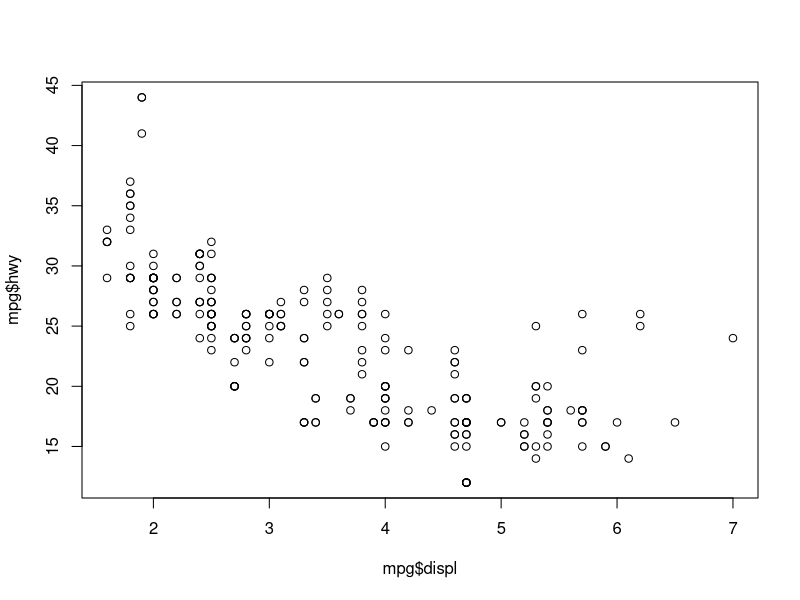
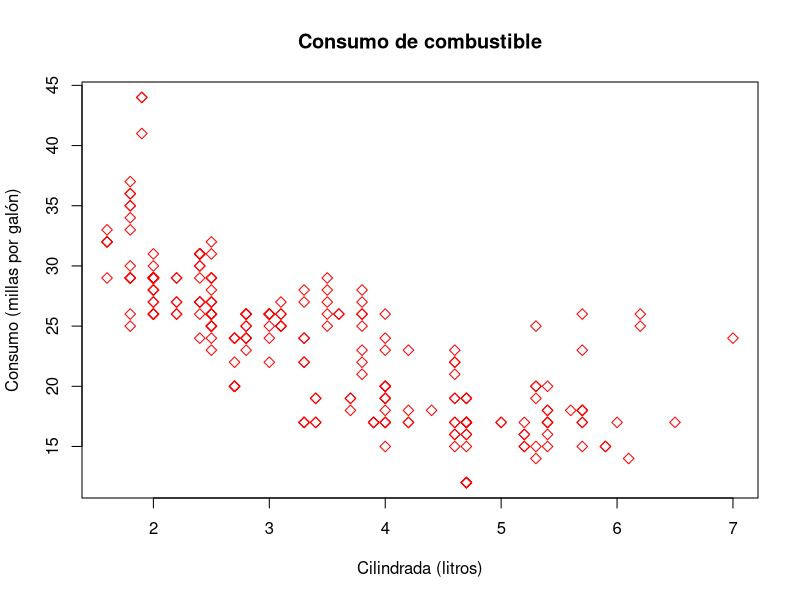
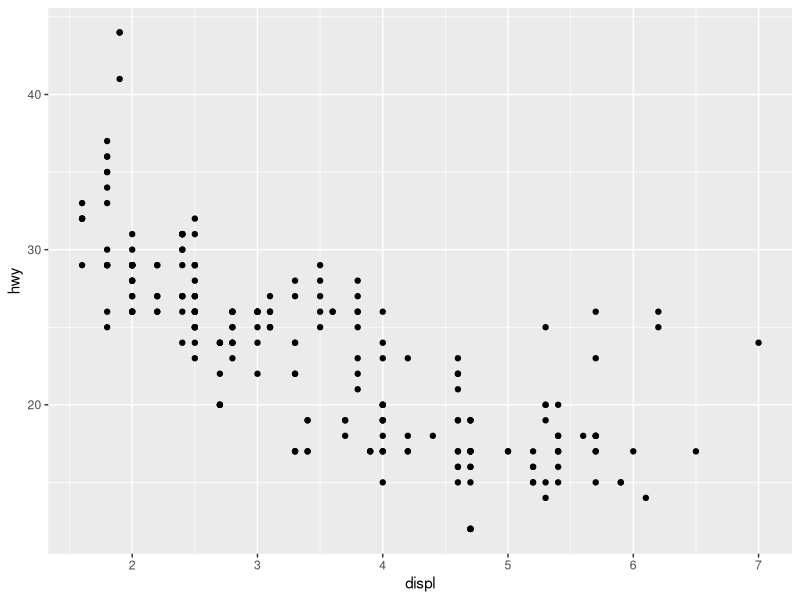
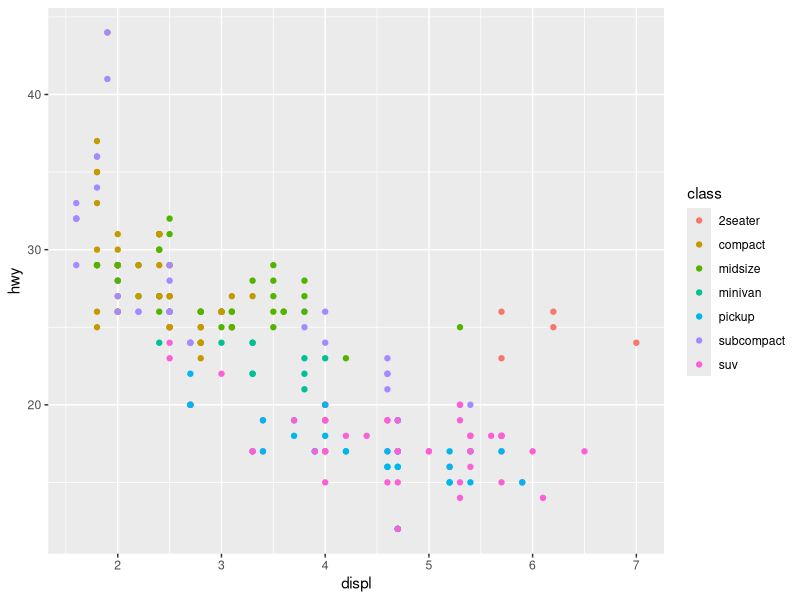
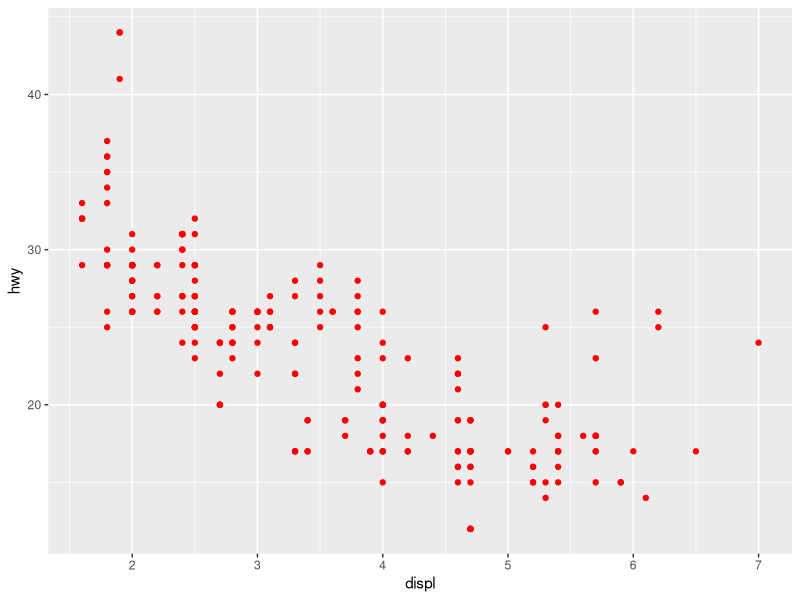
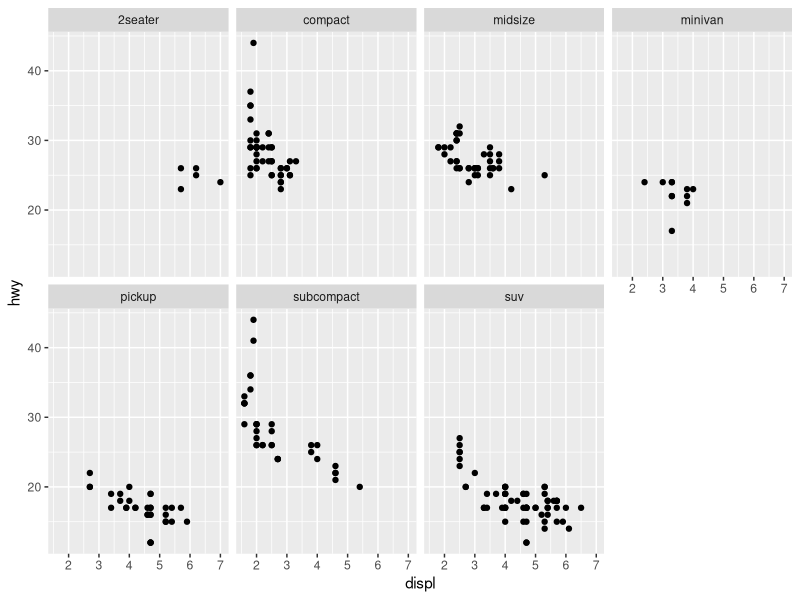
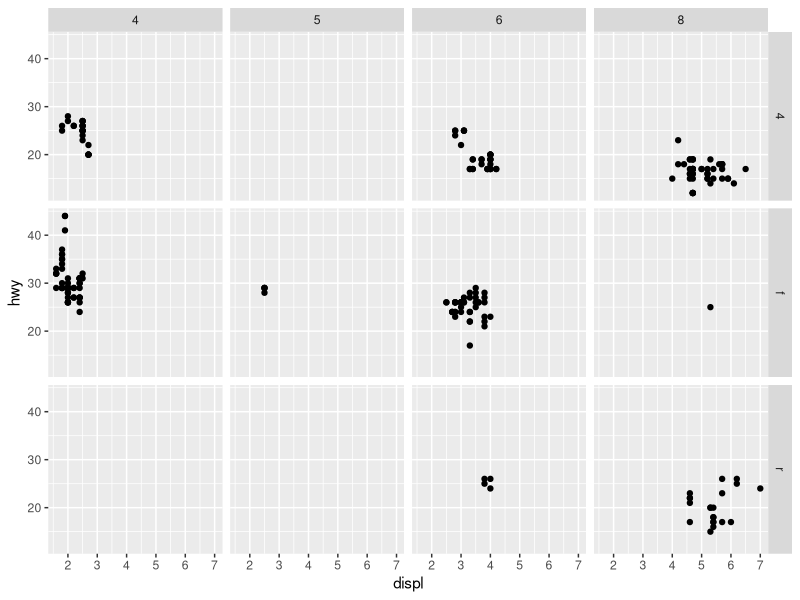
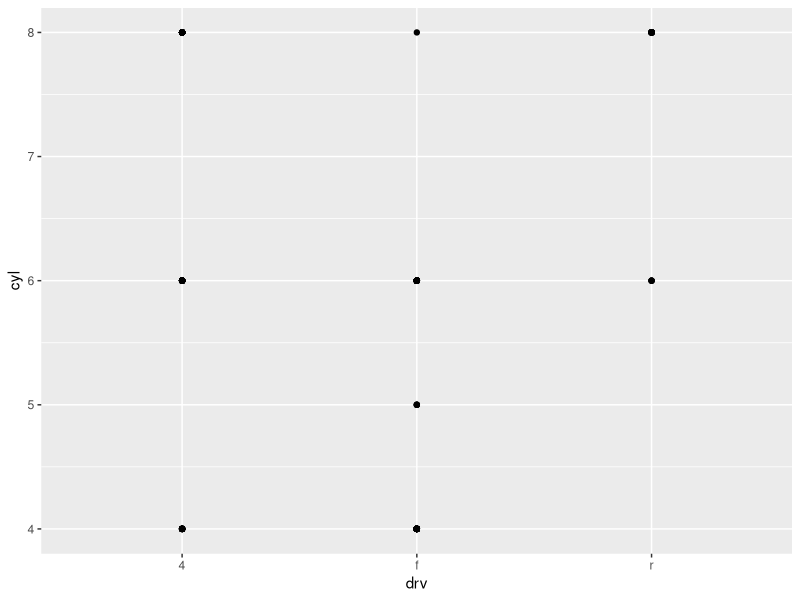

Write the R code that produced these figures, in order.
## ---- chunk 1
library(tidyverse)
## ---- chunk 2
mpg
## ---- chunk 3
head(diamonds, n = 10)
## ---- chunk 4
plot(mpg$displ, mpg$hwy)
## ---- chunk 5
plot(mpg$displ, mpg$hwy,
     main = "Consumo de combustible",
     xlab = "Cilindrada (litros)",
     ylab = "Consumo (millas por galón)", 
     pch = 5,
     col = "red")
## ---- chunk 6
ggplot(data = mpg) + 
  geom_point(mapping = aes(x = displ, y = hwy))
## ---- chunk 7
ggplot(data = mpg) + 
  geom_point(mapping = aes(x = displ, y = hwy, color = class))
## ---- chunk 8
ggplot(data = mpg) + 
  geom_point(mapping = aes(x = displ, y = hwy), color = "red")
## ---- chunk 9
ggplot(data = mpg) + 
  geom_point(mapping = aes(x = displ, y = hwy)) + 
  facet_wrap(~ class, nrow = 2)
## ---- chunk 10
ggplot(data = mpg) + 
  geom_point(mapping = aes(x = displ, y = hwy)) + 
  facet_grid(drv ~ cyl)
## ---- chunk 11
ggplot(data = mpg) + 
  geom_point(mapping = aes(x = drv, y = cyl)) 
## ---- chunk 12
ggplot(data = mpg) + 
  geom_point(mapping = aes(x = displ, y = hwy)) +
  facet_grid(drv ~ .)

ggplot(data = mpg) + 
  geom_point(mapping = aes(x = displ, y = hwy)) +
  facet_grid(. ~ cyl)
## ---- chunk 13
ggplot(data = mpg) + 
  geom_line(mapping = aes(x = displ, y = hwy))
## ---- chunk 14
ggplot(data = mpg) + 
  geom_point(mapping = aes(x = displ, y = hwy, colour = class), alpha = 0.4, size = 3)  +
  geom_smooth(mapping = aes(x = displ, y = hwy)) +
  xlab('Cilindrada (litros)') +
  ylab('Consumo (millas por galón)') +
  theme_light()
## ---- chunk 15
ggplot(data = mpg) + 
  geom_smooth(mapping = aes(x = displ, y = hwy, linetype = drv))
## ---- chunk 16
# suavizar de acuerdo a los niveles de 'drv'
# agrupa, pero no diferencia con colores o tipos de línea
ggplot(data = mpg) +
  geom_smooth(mapping = aes(x = displ, y = hwy, group = drv))

# suavizar de acuerdo a los niveles de 'drv'
# agrupa y diferencia con colores
ggplot(data = mpg) +
  geom_smooth(
    mapping = aes(x = displ, y = hwy, color = drv),
    show.legend = FALSE
  )
## ---- chunk 17
ggplot(data = mpg) + 
  geom_point(mapping = aes(x = displ, y = hwy, color = class)) + 
  geom_smooth(data = filter(mpg, class == "suv"), 
              mapping = aes(x = displ, y = hwy, color = class), 
              se = FALSE)
## ---- chunk 18
ggplot(mpg, aes(x = displ, y = hwy)) +
  geom_point() +
  geom_smooth(se = FALSE, )

ggplot(mpg, aes(x = displ, y = hwy)) +
  geom_smooth(mapping = aes(group = drv), se = FALSE) +
  geom_point()

ggplot(mpg, aes(x = displ, y = hwy, colour = drv)) +
  geom_point() +
  geom_smooth(se = FALSE)

ggplot(mpg, aes(x = displ, y = hwy)) +
  geom_point(aes(colour = drv)) +
  geom_smooth(se = FALSE)

ggplot(mpg, aes(x = displ, y = hwy)) +
  geom_point(aes(colour = drv)) +
  geom_smooth(aes(linetype = drv), se = FALSE)

ggplot(mpg, aes(x = displ, y = hwy)) +
  geom_point(size = 4, color = "white") +
  geom_point(aes(colour = drv))

ggplot(mpg, aes(x = displ, y = hwy)) +
  geom_point(aes(fill = drv), 
             shape = 21, 
             colour = "white",  
             size = 2, 
             stroke = 3)
## ---- chunk 19
# geom_bar tiene a stat_count como el "stat" por defecto: 
ggplot(data = diamonds) + 
  geom_bar(mapping = aes(x = cut))

# stat_count tiene a geom_bar como el "geom" por defecto:
ggplot(data = diamonds) + 
  stat_count(mapping = aes(x = cut))
## ---- chunk 20
summary(diamonds$cut)

mi_df <- data.frame( cut = c("Fair", "Good", "Very Good", "Premium", "Ideal"),
                       freq = c(1610, 4906, 12082, 13791, 21551 ))

print(mi_df)

ggplot(data = mi_df) +
  geom_bar(mapping = aes(x = cut, y = freq), stat = "identity")
## ---- chunk 21
ggplot(data = diamonds) + 
  geom_bar(mapping = aes(x = cut, colour = cut), alpha = 0.5)
ggplot(data = diamonds) + 
  geom_bar(mapping = aes(x = cut, fill = cut))
## ---- chunk 22
ggplot(data = diamonds) + 
  geom_bar(mapping = aes(x = cut, fill = clarity))
## ---- chunk 23
# todas las barras iguales para comparar proporciones de claridad
# de acuerdo al tipo de corte:
ggplot(data = diamonds) + 
  geom_bar(mapping = aes(x = cut, fill = clarity), position = "fill")

# frecuencias por tipo de corte y claridad:
ggplot(data = diamonds) + 
  geom_bar(mapping = aes(x = cut, fill = clarity), position = "dodge")
## ---- chunk 24
p <- ggplot(data = mpg, mapping = aes(x = displ, y = hwy)) 

# con algo transparencia los superpuestos producen un color oscuro:
p + geom_point(alpha = 0.3, size = 3)

# dispersamos con "jitter":
p + geom_point(alpha = 0.3, size = 3, position = "jitter")
## ---- chunk 25
p + geom_point() +
  geom_count()
## ---- chunk 26
p_box <- ggplot(data = mpg, aes(x = drv, y = hwy)) +
  geom_boxplot()
p_box
## ---- chunk 27
ggplot(data = mpg, aes(x = drv, y = hwy)) +
  geom_boxplot(outlier.colour = "hotpink") +
  geom_jitter(alpha = 0.3, width = 0.1) + 
  theme_light()
